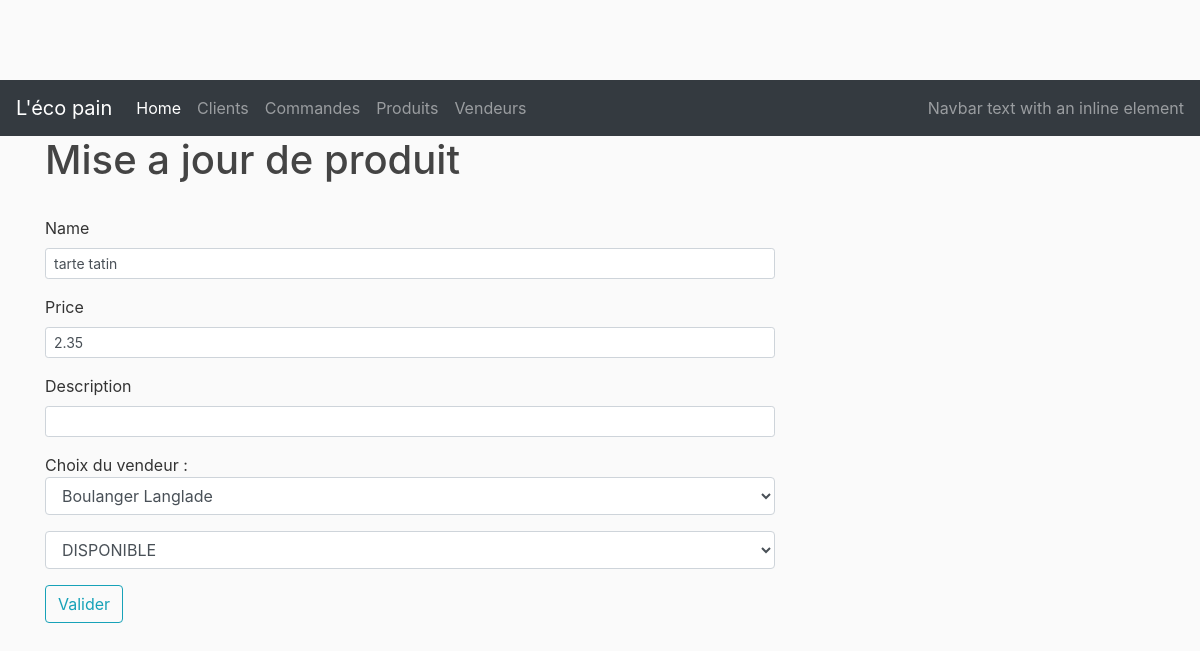
/products/update/2, run on an earlier commit of the app's database.
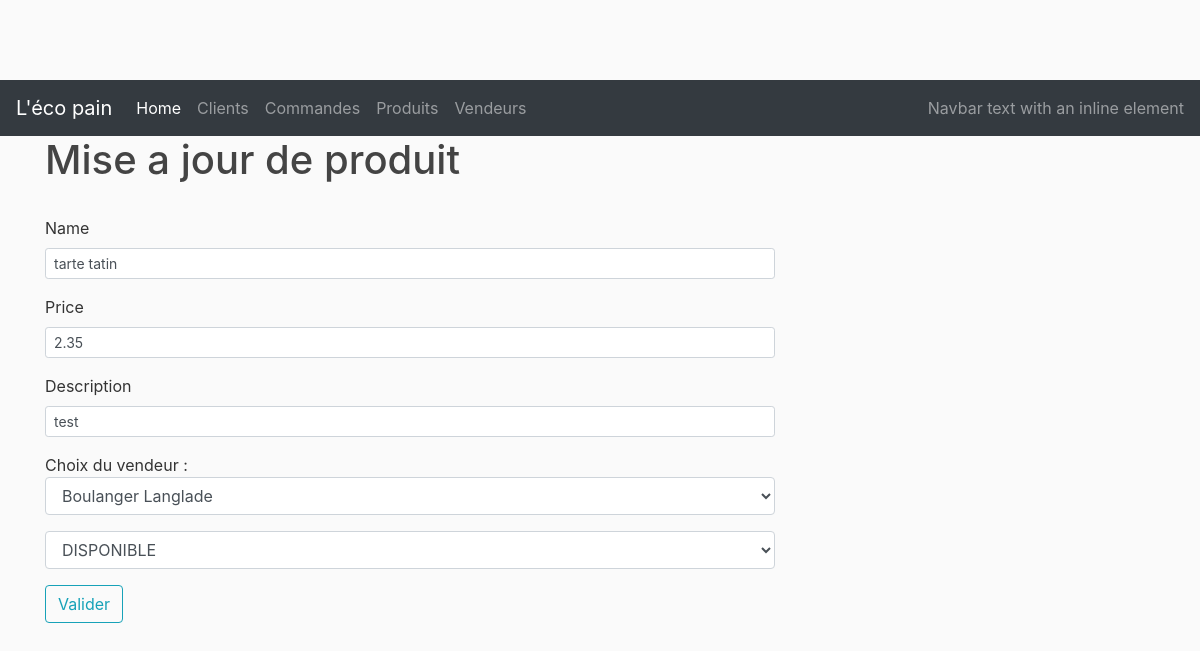
And on a later commit of the database.
### lecopain/models.py (models this page shows, shortened)
class Product(db.Model):
    __tablename__ = 'products'
    id = db.Column(db.Integer, primary_key=True)
    name = db.Column(db.String(50), nullable=False)
    description = db.Column(db.String(250))
    price = db.Column(db.Float)
    status = db.Column(db.String(20))
    selections = db.relationship('Order', secondary = 'order_product', backref=db.backref('selected_products'))
    vendor_id = db.Column(db.Integer, db.ForeignKey('vendors.id'), nullable=False)

### lecopain/controllers/product_controller.py (the view)
@product_page.route("/products/update/<int:product_id>", methods=['GET', 'POST'])
def display_update_product(product_id):
    product = Product.query.get_or_404(product_id)
    form = ProductForm()
    vendors = Vendor.query.all()
    if form.validate_on_submit():
        print('update form validate : ' + str(product.id))
        productForm = Product(name=form.name.data, price=form.price.data, status=form.status.data, vendor_id=int(form.vendor_id.data), description=form.description.data)
        product.name = productForm.name
        product.status = productForm.status
        product.vendor_id = productForm.vendor_id
        product.description = productForm.description
        product.price = productForm.price
        db.session.commit()
        return redirect(url_for('product_page.products'))
    else:
        form.vendor_id.data = product.vendor_id
        form.description.data = product.description
        form.status.data = product.status
        form.name.data = product.name
        form.price.data = product.price
    productStatusList = _get_product_status()
    return render_template('/products/update_product.html', product=product, title='Mise a jour de produit', form=form, vendors=vendors,  productStatusList=productStatusList)

### lecopain/form.py
class ProductForm(FlaskForm):
    name = StringField('Name', validators=[DataRequired()])
    price = DecimalField('Price')
    description = StringField('Description')
    vendor_id = IntegerField('Vendor Id:', validators=[DataRequired()])
    status = StringField('Status')
    submit = SubmitField('Valider')

### lecopain/controllers/product_controller.py (called while the page is built)
@product_page.route('/_get_product_status/')
def _get_product_status():
    productsStatusList = [(row.name) for row in ProductStatus.query.all()]
    return productsStatusList

### lecopain/templates/products/update_product.html (shortened to what this page needs)
{% extends "layout.html" %}
{% block content %}
    <div class="content-section">
        <form method="POST" action="" style="display: inline;">
            <fieldset class="form-group">
            <div class="form-group">
                {{ form.name.label(class="form-control-label") }}
                {{ form.name(class="form-control form-control-sm") }}
            </div>
            <div class="form-group">
                {{ form.price.label(class="form-control-label")}}
                {{ form.price(class="form-control form-control-sm")}}
            </div>
            <div class="form-group">
                {{ form.description.label(class="form-control-label")}}
                {{ form.description(class="form-control form-control-sm")}}
            </div>
            <div class="form-group">
                Choix du vendeur :
                <select class="form-control" id="vendor_id" name="vendor_id">
                    {% for vendor in vendors %}
                        {% if vendor.id == form.vendor_id.data %}
                            <option value="{{ vendor.id }}" SELECTED>{{ vendor.name }}</option>
                        {% else %}
                            <option value="{{ vendor.id }}" >{{ vendor.name }}</option>
                        {% endif %}
                    {% endfor %}
                </select>
            </div>
            <div class="form-group">
                <select class="form-control" name="status" width="300px">
                    {% for productStatus in productStatusList %}
                        {% if(productStatus == form.status.data) %}
                            <option value="{{ productStatus }}" SELECTED>{{ productStatus }}</option>
                        {% else %}
                            <option value="{{ productStatus }}" >{{ productStatus }}</option>
                        {% endif %}
                    {% endfor %}
                </select>
            </div>
            <div class="form-group">
                {{ form.submit(class="btn btn-outline-info") }}
            </div>
        </form>
    </div>
{% endblock %}

What changed in the data, as far as the page shows it:
changed Product "tarte tatin": description (not shown) → "test"
